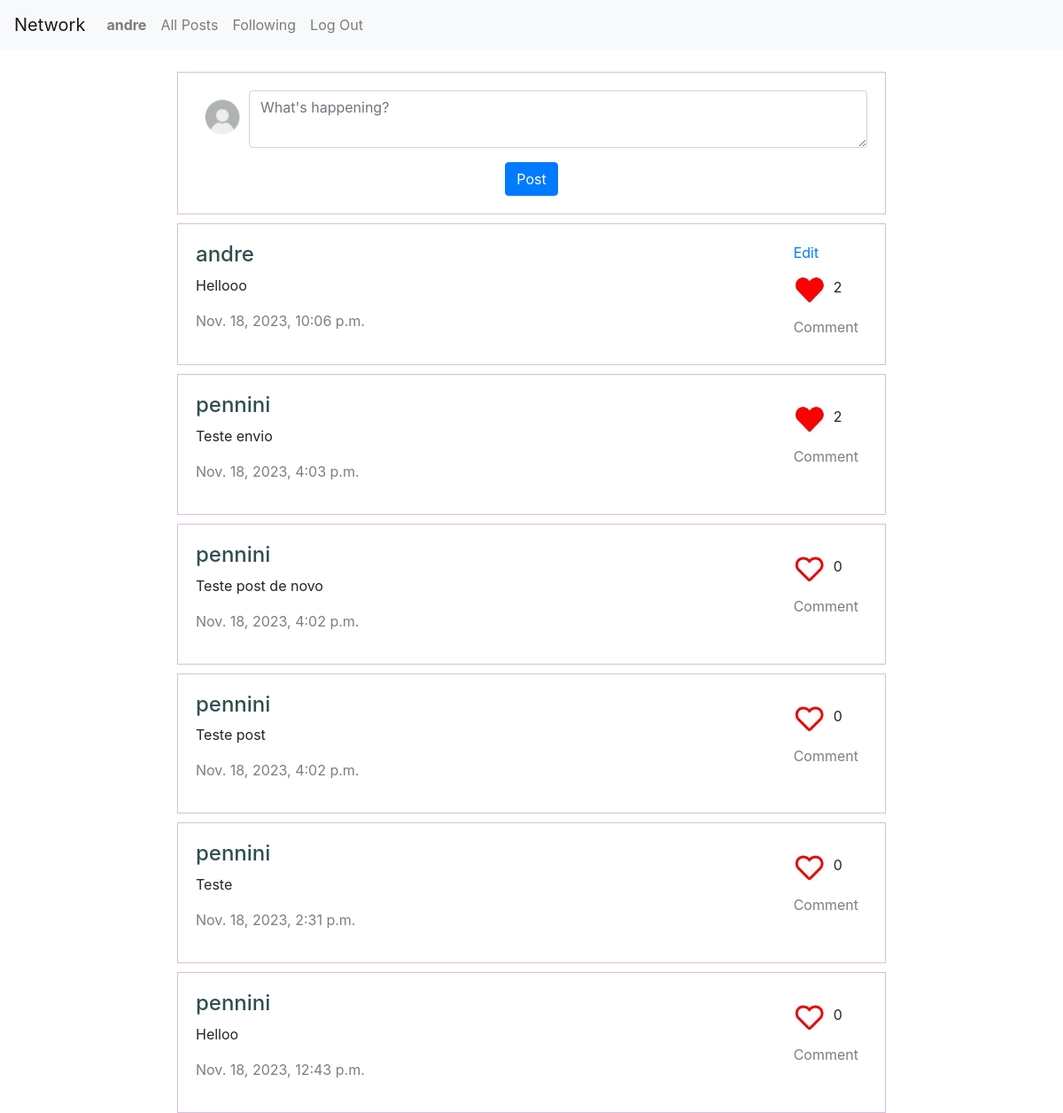
/ (signed in), run on the app's committed database.
### network/models.py (models this page shows, shortened)
class User(AbstractUser):
    pass

class Post(models.Model):
    user = models.ForeignKey(User, on_delete=models.CASCADE, related_name="posts")
    content = models.TextField()
    timestamp = models.DateTimeField(auto_now_add=True)
    likes_post = models.IntegerField(default=0)

### network/views.py (the view)
# urls.py: path("", views.index, name="index"),
def index(request):
    if request.user.is_authenticated:
        posts = Post.objects.order_by("-timestamp").all()
        liked_posts = set(request.user.likes.filter(like=True).values_list('post_id', flat=True))
        for post in posts:
            post.is_liked = post.id in liked_posts
        return render(request, "network/index.html", {
            "posts": posts
        })
    else:
        return HttpResponseRedirect(reverse("login"))

### network/templates/network/index.html (shortened to what this page needs)
{% extends "network/layout.html" %}
{% load static %}
{% block body %}
    <div class="post">
        <form id="compose-post">
            <div class="form-group">
                <img src="{% static 'network/images/avatar.jpg' %}" alt="ícone avatar" class="icone">
                <textarea maxlength="300" type="text" id="text-post" class="form-control" placeholder="What's happening?"></textarea>
            </div>
            <input type="submit" value="Post" class="btn btn-primary">
        </form>
    </div>
    <div id="posts-index">
        {% for post in posts %}
            <div class="post-views">
                <span>
                    <a href="{% url 'profile' post.user.id %}" class="user-id"><h4>{{ post.user }}</h4></a>
                    <p>{{ post.content }}</p>
                    <p class="timestamp">{{ post.timestamp }}</p>
                </span>
                <span>
                    <div class="post-interaction">
                        {% if user.id == post.user.id %}
                            <div class="post-but">
                                <a href="#" class="edit-post" data-id="{{ post.id }}">Edit</a>
                            </div>
                        {% endif %}
                        <div class="like-but">
                            <a href="#" class="like-post">
                                {% if post.is_liked %}
                                    <img data-id="{{ post.id }}" src="{% static 'network/images/like.png' %}" alt="like button" class="icone-like">
                                {% else %}
                                    <img data-id="{{ post.id }}" src="{% static 'network/images/unlike.png' %}" alt="like button" class="icone-like">
                                {% endif %}
                            </a>
                            <div id="like-{{ post.id }}">{{ post.likes_post }}</div>
                        </div>
                        <div class="post-but">
                            <a href="#" class="comment-post" data-id="{{ post.id }}">Comment</a>
                        </div>
                    </div>
                </span>
            </div>
        {% endfor %}
    </div>
{% endblock %}

### network/templates/network/layout.html (shortened to what this page needs)
{% load static %}
<!DOCTYPE html>
<html lang="en">
    <head>
        <link rel="stylesheet" href="https://stackpath.bootstrapcdn.com/bootstrap/4.4.1/css/bootstrap.min.css">
        <link href="{% static 'network/styles.css' %}" rel="stylesheet">
    </head>
    <body>
        <nav class="navbar navbar-expand-lg navbar-light bg-light">
            <a class="navbar-brand" href="{% url 'index' %}">Network</a>
            <div>
              <ul class="navbar-nav mr-auto">
                {% if user.is_authenticated %}
                    <li class="nav-item">
                        <a class="nav-link" href="{% url 'profile' user.id %}"><strong>{{ user.username }}</strong></a>
                    </li>
                {% endif %}
                <li class="nav-item">
                  <a class="nav-link" href="{% url 'index' %}">All Posts</a>
                </li>
                {% if user.is_authenticated %}
                    <li class="nav-item">
                        <a class="nav-link" href="{% url 'following' %}">Following</a>
                    </li>
                    <li class="nav-item">
                        <a class="nav-link" href="{% url 'logout' %}">Log Out</a>
                    </li>
                {% endif %}
              </ul>
            </div>
          </nav>
        <div class="body">
            {% block body %}
            {% endblock %}
        </div>
    </body>
</html>

### network/static/network/styles.css (style rules this page uses)
.post { margin-left: 200px; margin-right: 200px; margin-top: 25px; border: 1px solid thistle; padding: 20px; text-align: center; }
span { word-wrap: break-word; margin-right: 10px; }
.post-views { display: flex; justify-content: space-between; margin-left: 200px; margin-right: 200px; margin-top: 10px; border: 1px solid thistle; padding: 20px; text-align: left; }
.post-but { margin-bottom: 10px; }
.like-but { display: flex; margin-top: 15px; margin-bottom: 15px; }
.like-post { margin-right: 10px; }
.user-id { color: darkslategrey; }
.comment-post, .timestamp { color: rgb(129, 125, 125); }
.form-group { display: flex; }
.icone { width: 60px; height: 60px; }
.icone-like { width: 35px; height: 30px; }
textarea { max-height: 200px; min-height: 65px; margin-bottom: 0px; }

### data on the page
User: username "andre"
Post: user "andre", content "Hellooo", timestamp "Nov. 18, 2023, 10:06 p.m.", likes_post "2"
Post: user "pennini", content "Teste envio", timestamp "Nov. 18, 2023, 4:03 p.m.", likes_post "2"
Post: user "pennini", content "Teste post de novo", timestamp "Nov. 18, 2023, 4:02 p.m.", likes_post "0"
Post: user "pennini", content "Teste post", timestamp "Nov. 18, 2023, 4:02 p.m.", likes_post "0"
Post: user "pennini", content "Teste", timestamp "Nov. 18, 2023, 2:31 p.m.", likes_post "0"
Post: user "pennini", content "Helloo", timestamp "Nov. 18, 2023, 12:43 p.m.", likes_post "0"
